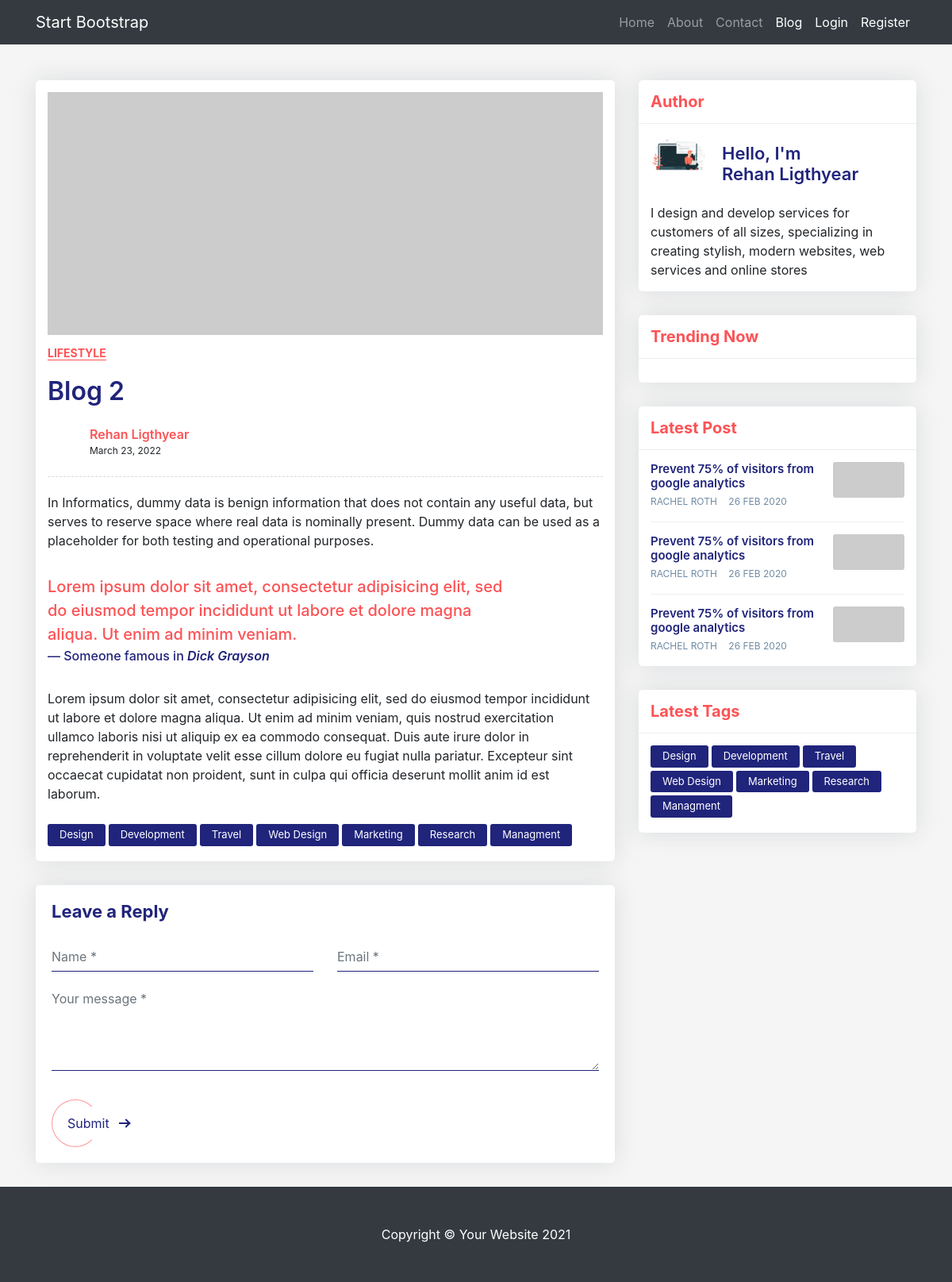
The app's page /blog/2, older data.
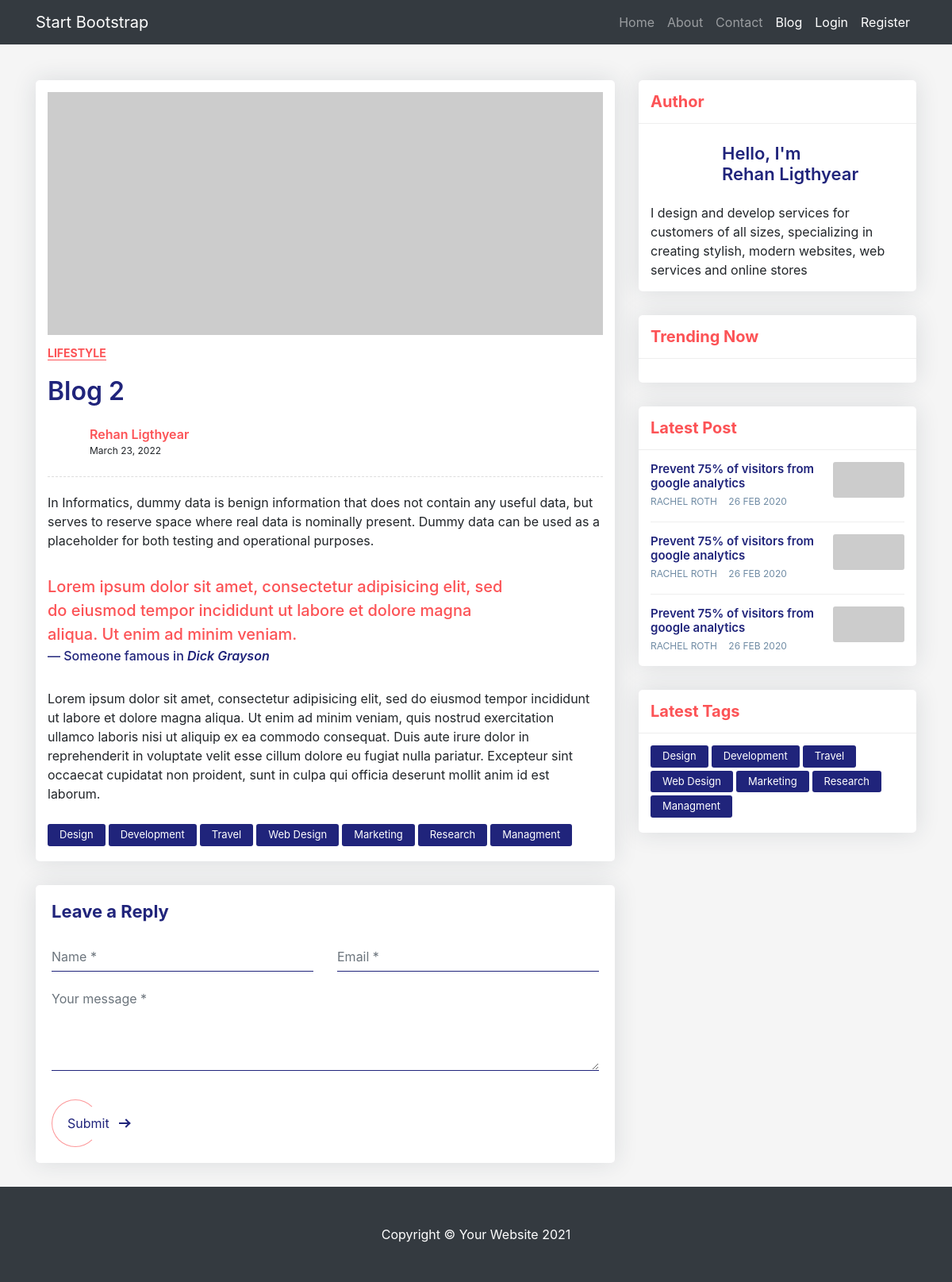
The same page, newer data.
### core/models.py (models this page shows, shortened)
class Post(models.Model):
    title = models.CharField(max_length = 100)
    content = models.TextField()
    created_at = models.DateTimeField(default=timezone.now)
    author = models.ForeignKey(User, on_delete=models.CASCADE)

### users/models.py (models this page shows, shortened)
class Profile(models.Model):
    user = models.OneToOneField(User, on_delete = models.CASCADE)
    image = models.ImageField(default = 'default.jpg', upload_to = 'profile_pics')

### core/views.py (the view)
# urls.py: path('<int:pk>', views.PostDetailView.as_view(), name="blog-detail"),
class PostDetailView(DetailView):
    model = Post
    template_name = 'post_detail.html'

### core/templates/post_detail.html (shortened to what the changed rows need)
{% extends 'base.html' %}
{% block content %}
<div class="blog-single gray-bg">
    <div class="container">
        <div class="row align-items-start">
            <div class="col-lg-8 m-15px-tb">
                <article class="article">
                    <div class="article-title">
                        <h6><a href="#">Lifestyle</a></h6>
                        <h2> {{ object.title }} </h2>
                        <div class="media">
                            <div class="avatar">
                            </div>
                            <div class="media-body">
                                <label> {{ object.author.first_name }} {{ object.author.last_name  }} </label>
                                <span>{{ object.created_at|date:"F d, Y" }}</span>
                            </div>
                        </div>
                    </div>
                    <div class="article-content">
                        <p> {{ object.content }} </p>
                        <blockquote>
                            <p>Lorem ipsum dolor sit amet, consectetur adipisicing elit, sed do eiusmod tempor incididunt ut labore et dolore magna aliqua. Ut enim ad minim veniam.</p>
                            <p class="blockquote-footer">Someone famous in <cite title="Source Title">Dick Grayson</cite></p>
                        </blockquote>
                        <p>Lorem ipsum dolor sit amet, consectetur adipisicing elit, sed do eiusmod tempor incididunt ut labore et dolore magna aliqua. Ut enim ad minim veniam, quis nostrud exercitation ullamco laboris nisi ut aliquip ex ea commodo consequat. Duis aute irure dolor in reprehenderit in voluptate velit esse cillum dolore eu fugiat nulla pariatur. Excepteur sint occaecat cupidatat non proident, sunt in culpa qui officia deserunt mollit anim id est laborum.</p>
                    </div>
                </article>
            </div>
            <div class="col-lg-4 m-15px-tb blog-aside">
                <div class="widget widget-author">
                    <div class="widget-body">
                        <div class="media align-items-center">
                            <div class="avatar">
                                <img src=" {{ object.author.profile.image.url }} " title="" alt="">
                            </div>
                            <div class="media-body">
                                <h6>Hello, I'm<br> {{ object.author.first_name }} {{ object.author.last_name  }} </h6>
                            </div>
                        </div>
                    </div>
                </div>
            </div>
        </div>
    </div>
</div>
{% endblock content %}

Row changes from the older to the newer data that the page shows:
changed through a linked row, Post "Blog 2": author.profile.image: picture removed
